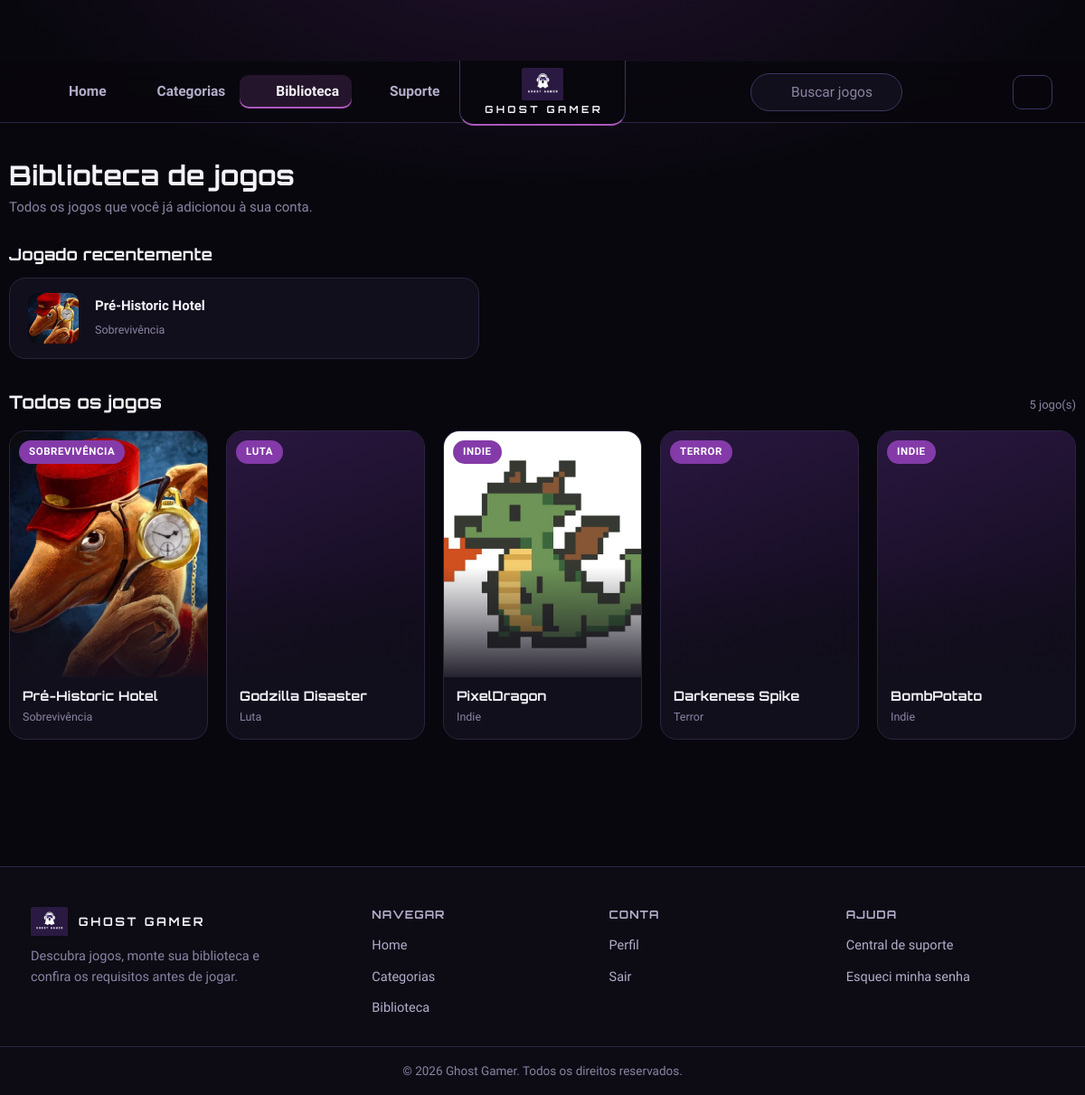
The page /PAGINAS/biblioteca.php (signed in) on the database its author committed.
### tables this page shows
CREATE TABLE `jogo` (
  `id_jogo` int(11) NOT NULL,
  `titulo` varchar(100) NOT NULL,
  `foto` varchar(255) DEFAULT NULL,
  `empresa_email` varchar(110) DEFAULT NULL,
  `genero` varchar(110) DEFAULT NULL,
  `nucleos` int(10) UNSIGNED DEFAULT NULL,
  `threads` int(10) UNSIGNED DEFAULT NULL,
  `frequencia` decimal(10,0) DEFAULT NULL,
  `ram_gb` int(10) UNSIGNED DEFAULT NULL,
  `vram_gb` int(10) UNSIGNED DEFAULT NULL,
  `armazenamento` int(10) UNSIGNED DEFAULT NULL,
  `arquivo_jogo` varchar(255) DEFAULT NULL,
  `arquivo_nome_original` varchar(255) DEFAULT NULL,
  `arquivo_tamanho_bytes` bigint(20) UNSIGNED DEFAULT NULL,
  `downloads` int(10) UNSIGNED NOT NULL DEFAULT 0
);

CREATE TABLE `biblioteca` (
  `id_biblioteca` int(11) NOT NULL,
  `id_cliente` int(11) NOT NULL,
  `id_jogo` int(11) NOT NULL,
  `data_adicionado` timestamp NOT NULL DEFAULT current_timestamp()
);

### XAMP/conexao.php (called while the page is built, shortened)
<?php
function conectarBanco(): PDO
{
    static $pdo = null;
    if ($pdo instanceof PDO) {
        return $pdo;
    }
    $dsn = "mysql:host=" . DB_HOST . ";dbname=" . DB_NOME . ";charset=" . DB_CHARSET;
    try {
        $pdo = new PDO($dsn, DB_USUARIO, DB_SENHA, [
            PDO::ATTR_ERRMODE            => PDO::ERRMODE_EXCEPTION,
            PDO::ATTR_DEFAULT_FETCH_MODE => PDO::FETCH_ASSOC,
            PDO::ATTR_EMULATE_PREPARES   => false,
            PDO::ATTR_PERSISTENT         => true,
        ]);
    } catch (PDOException $e) {
        http_response_code(500);
        die("Não foi possível conectar ao banco de dados. Verifique se o MySQL está rodando e se o banco 'ghost_gamer' existe.");
    }
    return $pdo;
}

### PAGINAS/biblioteca.php (the view, shortened to what this page needs)
<?php
require_once __DIR__ . "/parciais/bootstrap.php";
$stmt = conectarBanco()->prepare(
    "SELECT jogo.id_jogo, jogo.titulo, jogo.foto, jogo.genero, biblioteca.data_adicionado
     FROM biblioteca
     INNER JOIN jogo ON jogo.id_jogo = biblioteca.id_jogo
     WHERE biblioteca.id_cliente = :id
     ORDER BY biblioteca.data_adicionado DESC"
);
$stmt->execute(["id" => $usuarioLogado["id"]]);
$jogos = $stmt->fetchAll();
$jogoRecente = $jogos[0] ?? null;
?>
<!DOCTYPE html>
<html lang="pt-br">
<head>
    <link rel="stylesheet" href="../ASSETS/CSS/global.css">
    <link rel="stylesheet" href="../ASSETS/CSS/biblioteca.css">
</head>
<body>
    <?php include __DIR__ . "/parciais/nav.php"; ?>
    <main class="container biblioteca-page">
        <section class="titulo-biblioteca">
            <h1>Biblioteca de jogos</h1>
            <p>Todos os jogos que você já adicionou à sua conta.</p>
        </section>
        <?php if ($jogoRecente): ?>
            <section class="recentes">
                <h2>Jogado recentemente</h2>
                <a href="telaJogo.php?id=<?= (int) $jogoRecente["id_jogo"] ?>" class="card-recente">
                    <div class="card-recente-thumb"
                        <?php if ($jogoRecente["foto"]): ?>
                            style="background-image:url('<?= htmlspecialchars($base . $jogoRecente["foto"]) ?>')"
                        <?php endif; ?>
                    ></div>
                    <div>
                        <strong><?= htmlspecialchars($jogoRecente["titulo"]) ?></strong>
                        <span><?= htmlspecialchars($jogoRecente["genero"] ?: "Sem gênero") ?></span>
                    </div>
                    <span class="card-recente-acao"><?= icone('seta-direita', 18) ?></span>
                </a>
            </section>
        <?php endif; ?>
        <section class="titulo-jogos">
            <h2>Todos os jogos</h2>
            <span class="contador-jogos"><?= count($jogos) ?> jogo(s)</span>
        </section>
        <section class="grid-jogos">
            <?php if (empty($jogos)): ?>
                <div class="panel biblioteca-vazia">
                    <p>Você ainda não possui jogos na biblioteca.</p>
                    <a href="categoria.php" class="btn btn-primary">Explorar categorias</a>
                </div>
            <?php else: ?>
                <?php foreach ($jogos as $jogo): ?>
                    <a href="telaJogo.php?id=<?= (int) $jogo["id_jogo"] ?>" class="card" data-titulo="<?= htmlspecialchars($jogo["titulo"]) ?>">
                        <div class="imagem-card"
                            <?php if ($jogo["foto"]): ?>
                                style="background-image:url('<?= htmlspecialchars($base . $jogo["foto"]) ?>')"
                            <?php endif; ?>
                        >
                            <?php if ($jogo["genero"]): ?><span class="badge"><?= htmlspecialchars($jogo["genero"]) ?></span><?php endif; ?>
                        </div>
                        <div class="informacoes-card">
                            <h3><?= htmlspecialchars($jogo["titulo"]) ?></h3>
                            <p><?= htmlspecialchars($jogo["genero"] ?: "Sem gênero") ?></p>
                        </div>
                    </a>
                <?php endforeach; ?>
            <?php endif; ?>
        </section>
    </main>
    <?php include __DIR__ . "/parciais/footer.php"; ?>
</body>
</html>

### ASSETS/CSS/global.css (style rules this page uses)
:root { --gg-bg: #08070d; --gg-bg-elevado: #0d0b14; --gg-card: #120f1c; --gg-card-2: #191526; --gg-card-3: #221c33; --gg-borda: #2a2440; --gg-borda-forte: #3d3560; --gg-roxo: #ab58bc; --gg-roxo-esc: #843ba9; --gg-roxo-prof: #86269e; --gg-roxo-vivo: #b653cd; --gg-roxo-btn: #9a3fb5; --gg-roxo-claro: #c98be0; --gg-texto: #f4f2f9; --gg-texto-2: #b4aeca; --gg-texto-3: #8a84a3; --gg-ok: #34d399; --gg-erro: #f87171; --gg-aviso: #fbbf24; --gg-fonte-titulo: 'Orbitron', 'Segoe UI', 'Trebuchet MS', sans-serif; --gg-fonte: 'Rajdhani', 'Segoe UI', Arial, sans-serif; --gg-raio: 14px; --gg-raio-sm: 10px; --gg-raio-lg: 18px; --gg-sombra: 0 12px 32px rgba(0, 0, 0, 0.45); --gg-capa-fundo: linear-gradient(160deg, #2a1740 0%, #0d0a16 100%); --gg-altura-header: 68px; --bg-0: var(--gg-bg); --bg-1: var(--gg-card); --bg-2: var(--gg-card-2); --bg-3: var(--gg-card-3); --border: var(--gg-borda); --accent: var(--gg-roxo); --accent-2: var(--gg-roxo-claro); --accent-grad: linear-gradient(135deg, var(--gg-roxo-esc), var(--gg-roxo-btn)); --danger: var(--gg-erro); --success: var(--gg-ok); --text-0: var(--gg-texto); --text-1: var(--gg-texto-2); --text-2: var(--gg-texto-3); --radius-sm: var(--gg-raio-sm); --radius: var(--gg-raio); --radius-lg: var(--gg-raio-lg); --shadow-glow: 0 16px 36px rgba(0, 0, 0, 0.5), 0 0 0 1px rgba(171, 88, 188, 0.3); --topbar-h: var(--gg-altura-header); --sidebar-w: 300px; --font-display: var(--gg-fonte-titulo); --font-body: var(--gg-fonte); }
* { margin: 0; padding: 0; box-sizing: border-box; }
html { scroll-behavior: smooth; -webkit-text-size-adjust: 100%; }
body { font-family: var(--font-body); font-size: 17px; font-weight: 500; background: radial-gradient(900px 420px at 50% -80px, rgba(132, 59, 169, 0.20), transparent 70%), var(--bg-0); color: var(--text-0); min-height: 100vh; padding-top: var(--topbar-h); line-height: 1.55; }
a { text-decoration: none; color: inherit; }
h1, h2, h3, h4 { font-family: var(--font-display); letter-spacing: 0.01em; line-height: 1.2; }
.container { max-width: 1180px; margin: 0 auto; padding: 0 24px; }
.grid-jogos { display: grid; grid-template-columns: repeat(auto-fill, minmax(190px, 1fr)); gap: 20px; }
.card { display: flex; flex-direction: column; background: var(--bg-1); border: 1px solid var(--border); border-radius: var(--radius-lg); overflow: hidden; transition: transform 0.25s, border-color 0.25s, box-shadow 0.25s; }
.imagem-card { position: relative; aspect-ratio: 4 / 5; background: var(--gg-capa-fundo) center/cover no-repeat; }
.imagem-card::after { content: ""; position: absolute; inset: auto 0 0 0; height: 45%; background: linear-gradient(to top, rgba(18, 15, 28, 0.92), transparent); pointer-events: none; }
.imagem-card .badge { position: absolute; top: 10px; left: 10px; z-index: 1; }
.informacoes-card { display: grid; gap: 4px; padding: 12px 14px 15px; }
.informacoes-card h3 { font-size: 14.5px; overflow: hidden; text-overflow: ellipsis; white-space: nowrap; }
.informacoes-card p { font-size: 12.5px; color: var(--text-2); }
.badge { display: inline-flex; align-items: center; gap: 6px; padding: 4px 11px; border-radius: 999px; font-size: 11.5px; font-weight: 700; letter-spacing: 0.05em; text-transform: uppercase; color: #fff; background: var(--gg-roxo-esc); }

### ASSETS/CSS/biblioteca.css (style rules this page uses)
.biblioteca-page { padding: 40px 0 60px; }
.titulo-biblioteca { margin-bottom: 30px; }
.titulo-biblioteca h1 { font-size: 30px; margin-bottom: 6px; }
.titulo-biblioteca p { color: var(--text-2); font-size: 15px; }
.recentes { margin-bottom: 36px; }
.recentes h2 { font-size: 18px; margin-bottom: 14px; }
.card-recente { display: flex; align-items: center; gap: 18px; background: var(--bg-1); border: 1px solid var(--border); border-radius: var(--radius-lg); padding: 16px 20px; transition: 0.2s; max-width: 520px; }
.card-recente-thumb { width: 56px; height: 56px; border-radius: var(--radius-sm); background: var(--bg-3) center/cover no-repeat; flex-shrink: 0; }
.card-recente strong { display: block; font-size: 15px; }
.card-recente span { font-size: 12.5px; color: var(--text-2); }
.card-recente-acao { margin-left: auto; color: var(--accent-2); }
.titulo-jogos { display: flex; align-items: baseline; justify-content: space-between; margin-bottom: 18px; }
.titulo-jogos h2 { font-size: 20px; }
.contador-jogos { font-size: 13px; color: var(--text-2); }

### rows shown on the page
jogo: foto (picture), titulo "Pré-Historic Hotel", genero "Sobrevivência"
biblioteca: id_jogo.foto (picture), id_jogo.genero "SOBREVIVÊNCIA", id_jogo.titulo "Pré-Historic Hotel", id_jogo.genero "Sobrevivência"
biblioteca: id_jogo.genero "LUTA", id_jogo.titulo "Godzilla Disaster", id_jogo.genero "Luta"
biblioteca: id_jogo.foto (picture), id_jogo.genero "INDIE", id_jogo.titulo "PixelDragon", id_jogo.genero "Indie"
biblioteca: id_jogo.genero "TERROR", id_jogo.titulo "Darkeness Spike", id_jogo.genero "Terror"
biblioteca: id_jogo.genero "INDIE", id_jogo.titulo "BombPotato", id_jogo.genero "Indie"

### other values the page prints
count($jogos) "5"
